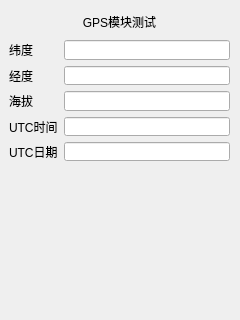
<?xml version="1.0" encoding="UTF-8"?>
<ui version="4.0">
 <class>DialogGpsTest</class>
 <widget class="QDialog" name="DialogGpsTest">
  <property name="geometry">
   <rect>
    <x>0</x>
    <y>0</y>
    <width>240</width>
    <height>320</height>
   </rect>
  </property>
  <property name="windowTitle">
   <string>Dialog</string>
  </property>
  <widget class="QWidget" name="horizontalLayoutWidget">
   <property name="geometry">
    <rect>
     <x>9</x>
     <y>9</y>
     <width>221</width>
     <height>25</height>
    </rect>
   </property>
   <layout class="QHBoxLayout" name="horizontalLayout">
    <item>
     <widget class="QLabel" name="label">
      <property name="text">
       <string>GPS模块测试</string>
      </property>
      <property name="alignment">
       <set>Qt::AlignCenter</set>
      </property>
     </widget>
    </item>
   </layout>
  </widget>
  <widget class="QWidget" name="gridLayoutWidget">
   <property name="geometry">
    <rect>
     <x>9</x>
     <y>40</y>
     <width>221</width>
     <height>121</height>
    </rect>
   </property>
   <layout class="QGridLayout" name="gridLayout">
    <item row="0" column="0">
     <widget class="QLabel" name="label_2">
      <property name="text">
       <string>纬度</string>
      </property>
     </widget>
    </item>
    <item row="1" column="0">
     <widget class="QLabel" name="label_3">
      <property name="text">
       <string>经度</string>
      </property>
     </widget>
    </item>
    <item row="4" column="0">
     <widget class="QLabel" name="label_6">
      <property name="text">
       <string>UTC日期</string>
      </property>
     </widget>
    </item>
    <item row="2" column="0">
     <widget class="QLabel" name="label_4">
      <property name="text">
       <string>海拔</string>
      </property>
     </widget>
    </item>
    <item row="3" column="0">
     <widget class="QLabel" name="label_5">
      <property name="text">
       <string>UTC时间</string>
      </property>
     </widget>
    </item>
    <item row="0" column="1">
     <widget class="QLineEdit" name="lineEdit_Latitude">
      <property name="readOnly">
       <bool>true</bool>
      </property>
     </widget>
    </item>
    <item row="1" column="1">
     <widget class="QLineEdit" name="lineEdit_Longitude">
      <property name="readOnly">
       <bool>true</bool>
      </property>
     </widget>
    </item>
    <item row="2" column="1">
     <widget class="QLineEdit" name="lineEdit_Altitude">
      <property name="readOnly">
       <bool>true</bool>
      </property>
     </widget>
    </item>
    <item row="3" column="1">
     <widget class="QLineEdit" name="lineEdit_UtcTime">
      <property name="readOnly">
       <bool>true</bool>
      </property>
     </widget>
    </item>
    <item row="4" column="1">
     <widget class="QLineEdit" name="lineEdit_UtcDate">
      <property name="readOnly">
       <bool>true</bool>
      </property>
     </widget>
    </item>
   </layout>
  </widget>
 </widget>
 <resources/>
 <connections/>
</ui>
